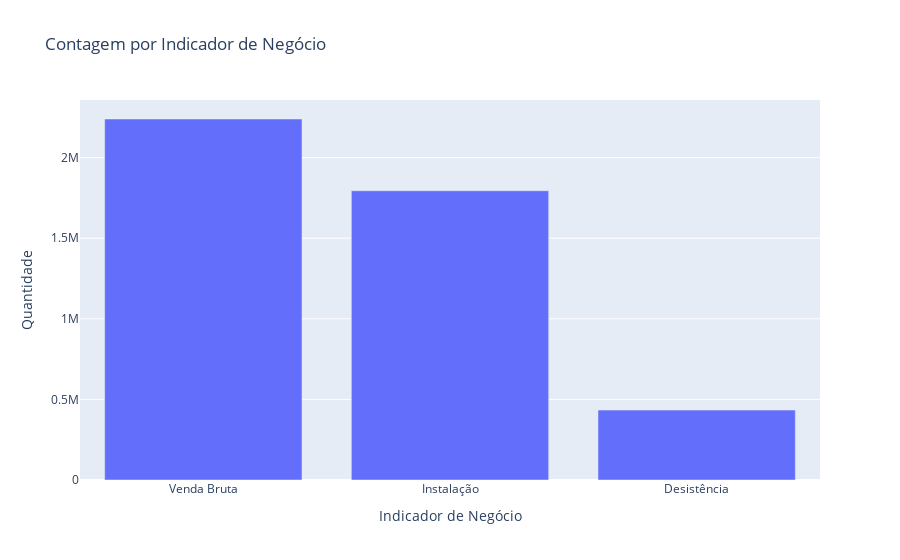
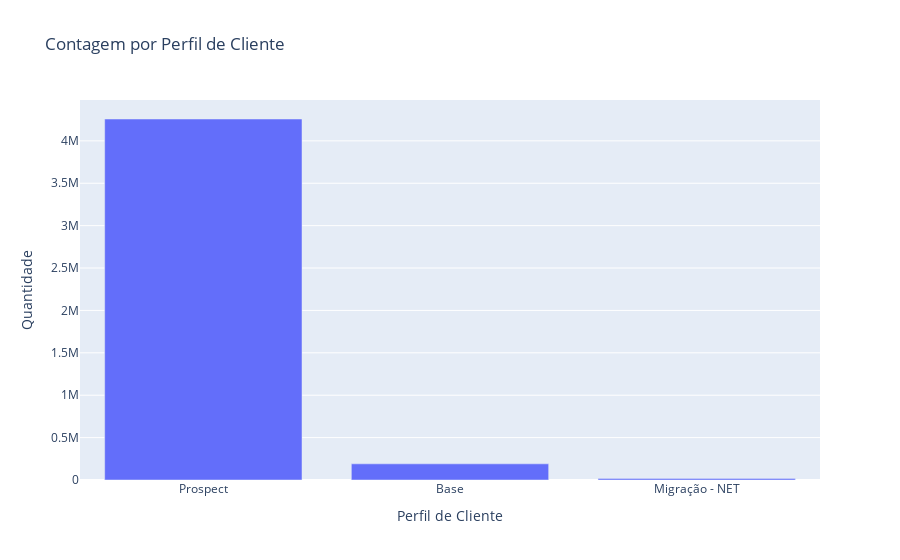
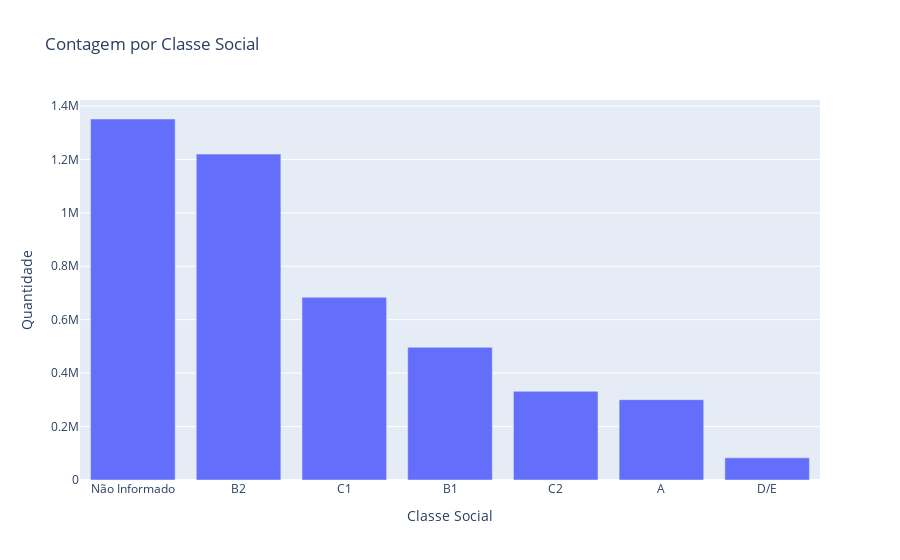

Notebook source saved alongside these figures, in order:
### Code cell
import duckdb

caminho_pasta = './dados-parquet/*.parquet'

colunas = [
    "NM_INDICADOR_NEGOCIO",
    "NM_PERFIL_CLIENTE",
    "NM_TIPO_CLASSE_SOCIAL"
]


con = duckdb.connect()

def consultar_distintos_e_contar(colunas, caminho_pasta):
    for coluna in colunas:
        query = f"""
        SELECT {coluna}, COUNT(*) AS quantidade
        FROM read_parquet('{caminho_pasta}')
        GROUP BY {coluna}
        ORDER BY quantidade DESC
        """
        resultado = con.execute(query).fetch_df()
        print(f"\nContagem de valores distintos para: {coluna}")
        print(resultado)

consultar_distintos_e_contar(colunas, caminho_pasta)


import pandas as pd
import plotly.express as px

# Dados fornecidos
nm_indicador_negocio = pd.DataFrame({
    "NM_INDICADOR_NEGOCIO": ["Venda Bruta", "Instalação", "Desistência"],
    "quantidade": [2239467, 1794437, 433683]
})

nm_perfil_cliente = pd.DataFrame({
    "NM_PERFIL_CLIENTE": ["Prospect", "Base", "Migração - NET"],
    "quantidade": [4257838, 190724, 19025]
})

nm_tipo_classe_social = pd.DataFrame({
    "NM_TIPO_CLASSE_SOCIAL": [
        "Não Informado", "B2", "C1", "B1", "C2", "A", "D/E"
    ],
    "quantidade": [1351281, 1219828, 683928, 496942, 331922, 300721, 82965]
})

# Gráfico 1: NM_INDICADOR_NEGOCIO
fig1 = px.bar(nm_indicador_negocio, x="NM_INDICADOR_NEGOCIO", y="quantidade",
              title="Contagem por Indicador de Negócio",
              labels={"NM_INDICADOR_NEGOCIO": "Indicador de Negócio", "quantidade": "Quantidade"})
fig1.show()

# Gráfico 2: NM_PERFIL_CLIENTE
fig2 = px.bar(nm_perfil_cliente, x="NM_PERFIL_CLIENTE", y="quantidade",
              title="Contagem por Perfil de Cliente",
              labels={"NM_PERFIL_CLIENTE": "Perfil de Cliente", "quantidade": "Quantidade"})
fig2.show()

# Gráfico 3: NM_TIPO_CLASSE_SOCIAL
fig3 = px.bar(nm_tipo_classe_social, x="NM_TIPO_CLASSE_SOCIAL", y="quantidade",
              title="Contagem por Classe Social",
              labels={"NM_TIPO_CLASSE_SOCIAL": "Classe Social", "quantidade": "Quantidade"})
fig3.show()

### Figure 1 — Plotly figure (JSON) as saved in the notebook; plotly's stock layout.template omitted (floating-point values rounded to 4 significant figures)
{"data": [{"hovertemplate": "Indicador de Negócio=%{x}<br>Quantidade=%{y}<extra></extra>", "legendgroup": "", "marker": {"color": "#636efa", "pattern": {"shape": ""}}, "name": "", "orientation": "v", "showlegend": false, "textposition": "auto", "type": "bar", "x": ["Venda Bruta", "Instalação", "Desistência"], "xaxis": "x", "y": [2239467, 1794437, 433683], "yaxis": "y"}], "layout": {"barmode": "relative", "legend": {"tracegroupgap": 0}, "title": {"text": "Contagem por Indicador de Negócio"}, "xaxis": {"anchor": "y", "domain": [0, 1], "title": {"text": "Indicador de Negócio"}}, "yaxis": {"anchor": "x", "domain": [0, 1], "title": {"text": "Quantidade"}}}}

### Figure 2 — Plotly figure (JSON) as saved in the notebook; plotly's stock layout.template omitted (floating-point values rounded to 4 significant figures)
{"data": [{"hovertemplate": "Perfil de Cliente=%{x}<br>Quantidade=%{y}<extra></extra>", "legendgroup": "", "marker": {"color": "#636efa", "pattern": {"shape": ""}}, "name": "", "orientation": "v", "showlegend": false, "textposition": "auto", "type": "bar", "x": ["Prospect", "Base", "Migração - NET"], "xaxis": "x", "y": [4257838, 190724, 19025], "yaxis": "y"}], "layout": {"barmode": "relative", "legend": {"tracegroupgap": 0}, "title": {"text": "Contagem por Perfil de Cliente"}, "xaxis": {"anchor": "y", "domain": [0, 1], "title": {"text": "Perfil de Cliente"}}, "yaxis": {"anchor": "x", "domain": [0, 1], "title": {"text": "Quantidade"}}}}

### Figure 3 — Plotly figure (JSON) as saved in the notebook; plotly's stock layout.template omitted (floating-point values rounded to 4 significant figures)
{"data": [{"hovertemplate": "Classe Social=%{x}<br>Quantidade=%{y}<extra></extra>", "legendgroup": "", "marker": {"color": "#636efa", "pattern": {"shape": ""}}, "name": "", "orientation": "v", "showlegend": false, "textposition": "auto", "type": "bar", "x": ["Não Informado", "B2", "C1", "B1", "C2", "A", "D/E"], "xaxis": "x", "y": [1351281, 1219828, 683928, 496942, 331922, 300721, 82965], "yaxis": "y"}], "layout": {"barmode": "relative", "legend": {"tracegroupgap": 0}, "title": {"text": "Contagem por Classe Social"}, "xaxis": {"anchor": "y", "domain": [0, 1], "title": {"text": "Classe Social"}}, "yaxis": {"anchor": "x", "domain": [0, 1], "title": {"text": "Quantidade"}}}}
